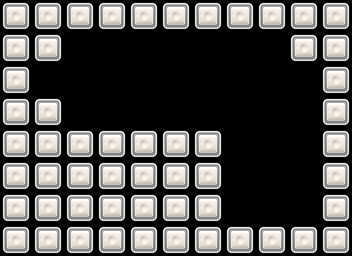

Below is a game level as drawn by its tile map, then a one-line description and the .tmx that defines it (tile-layer data replaced by summaries):
An orthogonal 11x8 tile map with 32x32 px tiles, 1 tile layer (background) and 4 objects (CellYellowPearl0, CellNormalPearl1, CellNormalPearl0, CellRainDrop0).

<map version="1.0" orientation="orthogonal" width="11" height="8" tilewidth="32" tileheight="32">
 <tileset firstgid="1" name="game_atlas_Q2" tilewidth="32" tileheight="32">
  <image source="game_atlas_Q2.png" width="512" height="512" />
 </tileset>
 <layer name="background" width="11" height="8">
  <data>[88 cells, 83 non-empty, 3 distinct tile ids]</data>
 </layer>
 <objectgroup name="object" width="11" height="8">
  <object name="CellYellowPearl0" x="64" y="32" width="32" height="32" />
  <object name="CellNormalPearl1" x="32" y="64" width="32" height="32" />
  <object name="CellNormalPearl0" x="224" y="192" width="32" height="32" />
  <object name="CellRainDrop0" x="256" y="192" width="32" height="32" />
 </objectgroup>
</map>
